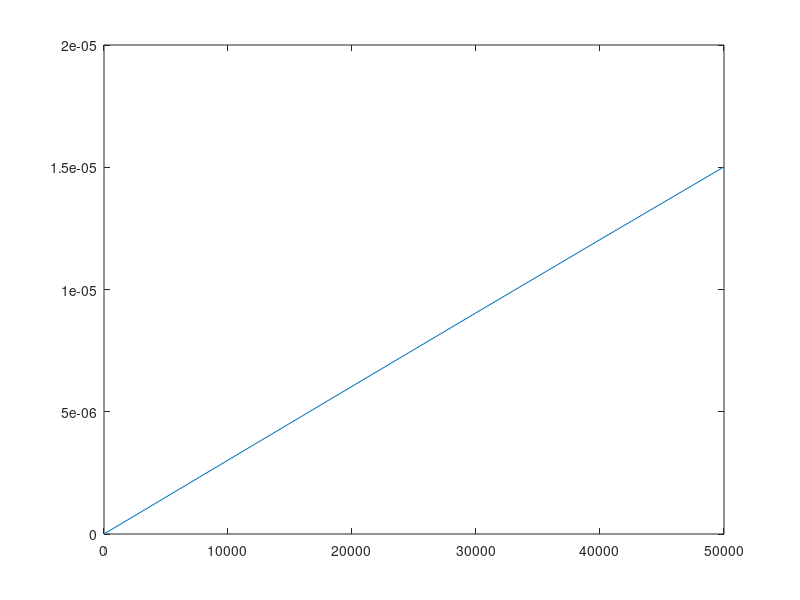

Source code (MATLAB):
function repaso
  ti=0; dt=1/1000; tf=4; td=1;
  t=ti:dt:tf;
  it=0;
  pA=8*10^(-9);
  EA=21*10^4;
  Ml=1.02*10^(-2);
  dx=10000; xi=0; xf=50000;
  x=xi:dx:xf;

  M=zeros(5);
  for i=1:4
    M(i,i)=pA;
  endfor
  M(5,5)=-Ml;

  K1=zeros(5);
  for i=1:4
    K1(i,i)=-2;
    K1(i,i+1)=1;
  endfor
  for i=1:3
    K1(i+1,i)=1;
  endfor
  K1=(EA/(dx^2))*K1;

  K2=zeros(5);
  K2(5,3)=0.5; K2(5,4)=-2; K2(5,5)=3/2;
  K2=(EA/dx)*K2;

  K=K1+K2;

  #Funcion g
  for i=ti:dt:tf
    it=it+1;

    y(it)=g(i);
  endfor


  #Diferencia Central
  uA=zeros(5,1);
  uV=zeros(5,1);
  it2=0;

  for i=ti:dt:tf
    it2=it2+1;

    uN=(dt^2)*inv(M)*K*uA+2*uA-uV+(dt^2)*(EA/(dx^2))*10*g(i);
    m(:,it2)=uN;

    uV=uA;
    uA=uN;
  endfor

  n=length(t);
  #u en funcion de t
  u=zeros(6,1);
  for i=1:5
  u(i+1)=m(i,n);
  endfor
  plot(x,u);

  #Calcular matriz dU
  dU=derivadaprimera(u,dt);
  disp(dU);

  #Integral
  vy=(dU.^2)*pA;
  I=TC(vy,dx);
  CIN=(1/2)*I+(1/2)*Ml*(dU(6)^2);

endfunction
function pol=g(x)
  if x<=1
  pol=1*((x-1)*(x-0))/((0.5-1)*(0.5-0));
else
  pol=0;
endif
endfunction
#Metodo Trapecio
function I=TC(vy,paso)
  m=length(vy);
  w=ones(m,1);
  w(1)=0.5;
  w(m)=0.5;
  w=paso*w;
  I=0;
  for i=1:m
    I=I+w(i)*vy(i);
  endfor
endfunction
#Derivada Primera
function VD=derivadaprimera(vec,dx)
  n=length(vec);
  VD=zeros(n,1);
  VD(1)=((-3/(2*dx))*vec(1))+(2/dx)*vec(2)-(1/(2*dx))*vec(3);
  for i=2:(n-1)
    VD(i)=(vec(i+1)-vec(i-1))/(2*dx);
  endfor
  VD(n)=(3/(2*dx))*vec(n)-(2/dx)*vec(n-1)+(1/(2*dx))*vec(n-2);
endfunction
